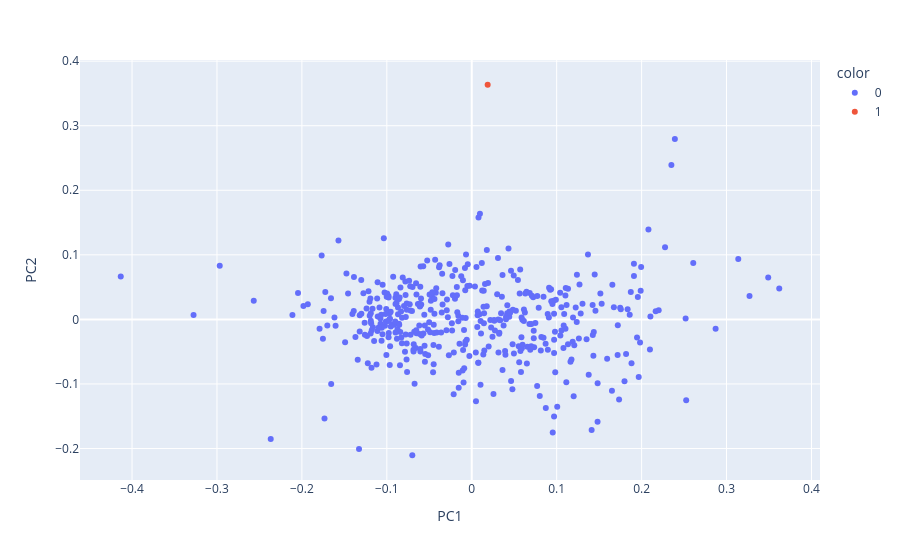

The code cell stored with this chart in its notebook:
### Markdown cell above
**Interpretation**

Sur ce graphique, on voit les 3 groupes obtenus avec la CAH. Le cluster 0 (bleu) regroupe la quasi-qu'un seul point isolé tout en haut. On remarque donc que les groupes sont très déséquilibrés, car la CAH a simplement isolé deux clients atypiques du reste des données.

### Code cell
# Visualiser les classes pour k4
scatter_plot(New_cah_data, cah_partition)

### Figure 1 — Plotly figure (JSON) as saved in the notebook; plotly's stock layout.template omitted (floating-point values rounded to 4 significant figures; data arrays with more than 128 entries replaced by an {"elided": "..."} marker saying what was removed)
{"data": [{"hovertemplate": "color=0<br>PC1=%{x}<br>PC2=%{y}<extra></extra>", "legendgroup": "0", "marker": {"color": "#636efa", "symbol": "circle"}, "mode": "markers", "name": "0", "orientation": "v", "showlegend": true, "type": "scatter", "x": {"elided": "439 float values"}, "xaxis": "x", "y": {"elided": "439 float values"}, "yaxis": "y"}, {"hovertemplate": "color=1<br>PC1=%{x}<br>PC2=%{y}<extra></extra>", "legendgroup": "1", "marker": {"color": "#EF553B", "symbol": "circle"}, "mode": "markers", "name": "1", "orientation": "v", "showlegend": true, "type": "scatter", "x": [0.01874], "xaxis": "x", "y": [0.3635], "yaxis": "y"}], "layout": {"legend": {"title": {"text": "color"}, "tracegroupgap": 0}, "margin": {"t": 60}, "xaxis": {"anchor": "y", "domain": [0, 1], "title": {"text": "PC1"}}, "yaxis": {"anchor": "x", "domain": [0, 1], "title": {"text": "PC2"}}}}
